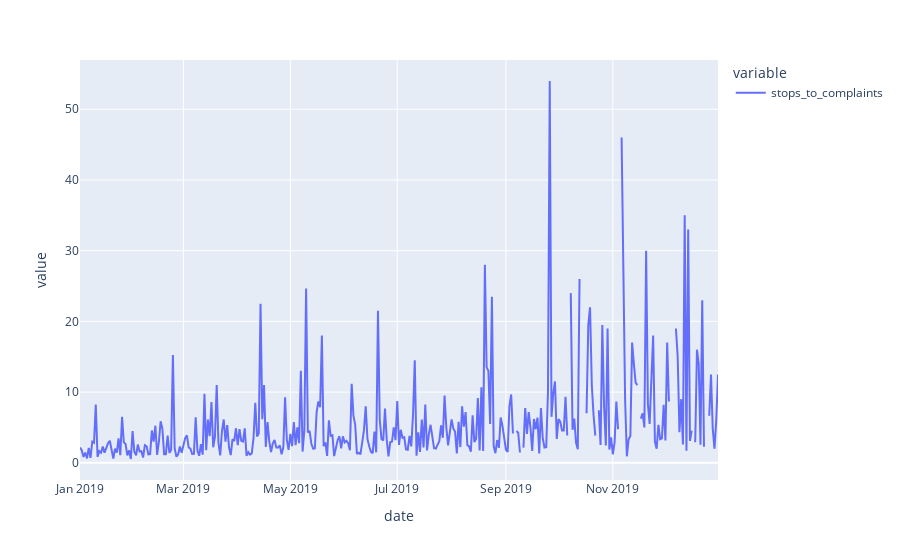

This figure's notebook cell:
### Code cell
fig = px.line(city, x='date', y=['stops_to_complaints'])
fig.show()

### Figure 1 — Plotly figure (JSON) as saved in the notebook; plotly's stock layout.template omitted (floating-point values rounded to 4 significant figures; data arrays with more than 128 entries replaced by an {"elided": "..."} marker saying what was removed)
{"data": [{"hovertemplate": "variable=stops_to_complaints<br>date=%{x}<br>value=%{y}<extra></extra>", "legendgroup": "stops_to_complaints", "line": {"color": "#636efa", "dash": "solid"}, "mode": "lines", "name": "stops_to_complaints", "orientation": "v", "showlegend": true, "type": "scatter", "x": {"elided": "365 str values"}, "xaxis": "x", "y": {"elided": "365 float values"}, "yaxis": "y"}], "layout": {"legend": {"title": {"text": "variable"}, "tracegroupgap": 0}, "margin": {"t": 60}, "xaxis": {"anchor": "y", "domain": [0, 1], "title": {"text": "date"}}, "yaxis": {"anchor": "x", "domain": [0, 1], "title": {"text": "value"}}}}
